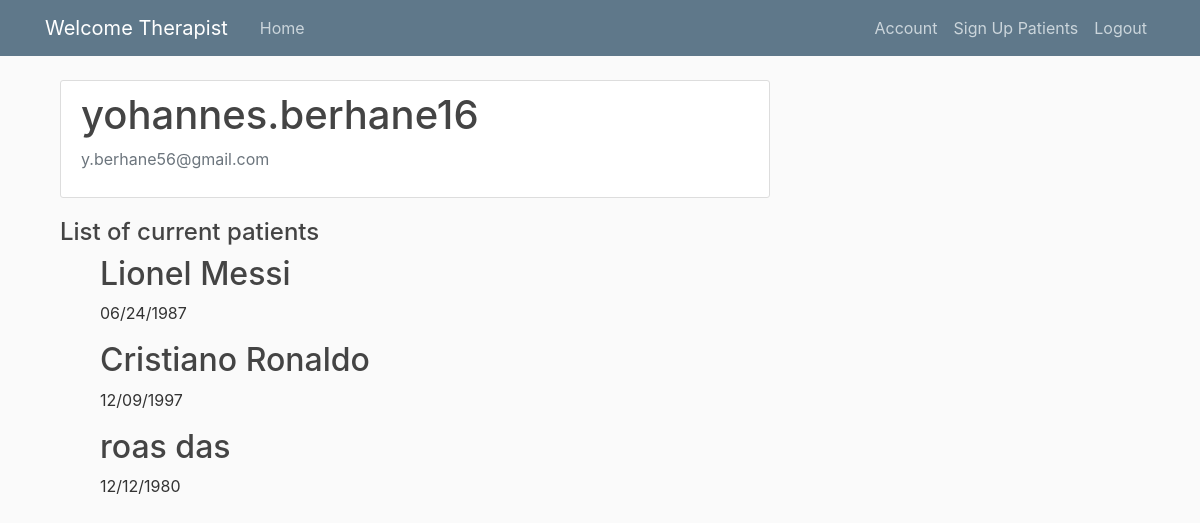
Page /account (signed in) on the committed database.
### app/models.py (models this page shows, shortened)
class User(db.Model, UserMixin):
    id = db.Column(db.Integer, primary_key=True)
    username = db.Column(db.String(64), index=True, unique=True)
    email = db.Column(db.String(120), index=True, unique=True)
    password_hash = db.Column(db.String(128))
    patients = db.relationship('Patient', backref='therapist', lazy=True)

class Patient(db.Model):
    id = db.Column(db.Integer, primary_key=True)
    firstname = db.Column(db.String(64))
    lastname = db.Column(db.String(64))
    dateofbirth = db.Column(db.String(32))
    treatments = db.relationship('Treatment', backref='patientref', lazy=True)
    user_id = db.Column(db.Integer, db.ForeignKey('user.id'), nullable=False)

### app/routes.py (the view)
@app.route('/account')
@login_required
def account():
    patients = Patient.query.all()
    return render_template('account.html', title='Account', patients=patients)

### app/models.py (called while the page is built)
@login.user_loader
def load_user(id):
    return User.query.get(int(id))

### app/templates/account.html (shortened to what this page needs)
{% extends "base.html" %}
{% block content %}
<div class="content-section">
  <div class="media">
    <div class="media-body">
      <h2 class="account-heading">{{current_user.username}}</h2>
      <p class="text-secondary">{{current_user.email}}</p>
    </div>
  </div>
</div>
<h4>List of current patients</h4>
{% for patient in patients %}
    <ul><div class="media-body">
            <h2>{{ patient.firstname }}  {{ patient.lastname}}</h2>
            <p class="article-content">{{ patient.dateofbirth }}</p>
        </div>
    </ul>
{% endfor %}
{% endblock content %}

### app/templates/base.html (shortened to what this page needs)
<html>
    <head>
    <link rel="stylesheet" href="https://maxcdn.bootstrapcdn.com/bootstrap/4.0.0/css/bootstrap.min.css">
    <link rel="stylesheet" type="text/css" href="{{ url_for('static', filename='main.css') }}">
    </head>
    <body>
      <header class="site-header">
       <nav class="navbar navbar-expand-md navbar-dark bg-steel fixed-top">
         <div class="container">
           <a class="navbar-brand mr-4" href="/">Welcome Therapist</a>
           <div class="collapse navbar-collapse" id="navbarToggle">
             <div class="navbar-nav mr-auto">
               <a class="nav-item nav-link" href="{{ url_for('index') }}">Home</a>
             </div>
             <div class="navbar-nav">
               {% if current_user.is_authenticated %}
                 <a class="nav-item nav-link" href="{{ url_for('account') }}">Account</a>
                 <a class="nav-item nav-link" href="{{ url_for('signup') }}">Sign Up Patients</a>
                 <a class="nav-item nav-link" href="{{ url_for('logout') }}">Logout</a>
               {% else %}
                 <a class="nav-item nav-link" href="{{ url_for('login') }}">Login</a>
                 <a class="nav-item nav-link" href="{{ url_for('register') }}">Register</a>
               {% endif %}
             </div>
           </div>
         </div>
       </nav>
     </header>
<main role="main" class="container">
   <div class="col-md-8">
     {% block content %}{% endblock %}
   </div>
</main>
</body>
</html>

### app/static/main.css (style rules this page uses)
body { background: #fafafa; color: #333333; margin-top: 5rem; }
h1, h2, h3, h4, h5, h6 { color: #444444; }
.bg-steel { background-color: #5f788a; }
.site-header .navbar-nav .nav-link { color: #cbd5db; }
.content-section { background: #ffffff; padding: 10px 20px; border: 1px solid #dddddd; border-radius: 3px; margin-bottom: 20px; }
.article-content { white-space: pre-line; }
.account-heading { font-size: 2.5rem; }

### rows in the picture
User: username "yohannes.berhane16", email "y.berhane56@gmail.com"
Patient: firstname "Lionel", lastname "Messi", dateofbirth "06/24/1987"
Patient: firstname "Cristiano", lastname "Ronaldo", dateofbirth "12/09/1997"
Patient: firstname "roas", lastname "das", dateofbirth "12/12/1980"
